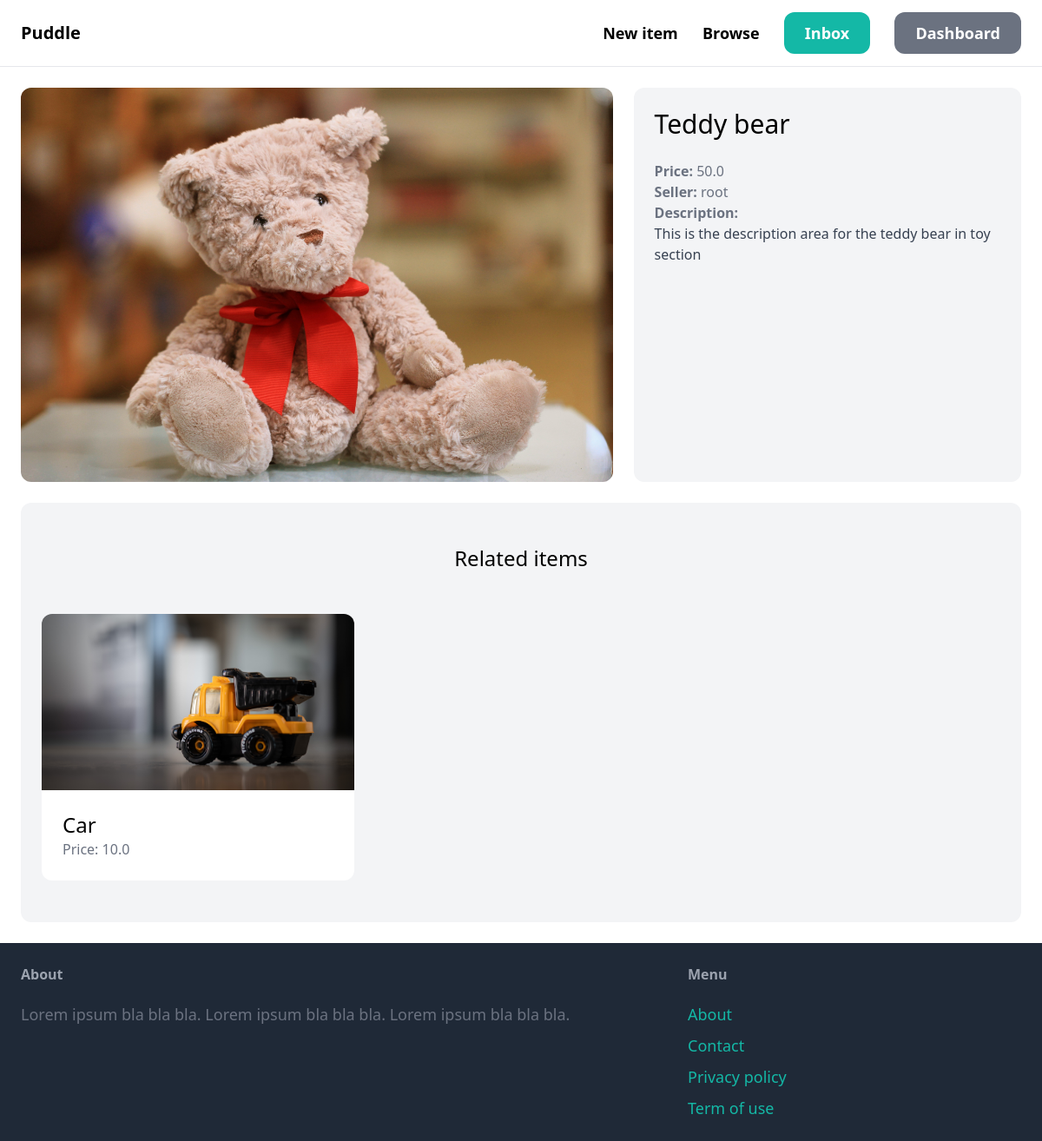
Page /items/4/ on the committed database.
### item/models.py (models this page shows)
class Item(models.Model):
    name = models.CharField(max_length=255)
    description = models.TextField(blank=True, null=True)
    price = models.FloatField()
    is_sold = models.BooleanField(default=False)
    created_at = models.DateTimeField(auto_now_add=True)
    created_by = models.ForeignKey(User, related_name="items", on_delete=models.CASCADE)
    category = models.ForeignKey(Category, related_name="items",on_delete=models.CASCADE)
    image = models.ImageField(upload_to="item_images", blank=True, null=True)

### item/views.py (the view)
# urls.py: path('<int:pk>/', views.details, name="detail")
def details(request, pk):
    item = get_object_or_404(Item, pk=pk)
    related_items = Item.objects.filter(category = item.category, is_sold=False).exclude(pk=pk)[0:3]
    return render(request, 'item/detail.html', {
        'item': item,
        'related_items': related_items,
    })

### item/templates/item/detail.html (shortened to what this page needs)
{% extends 'core/base.html' %}
{% block content %}
<div class="grid grid-cols-5 gap-6">
    <div class="col-span-3">
        <img src="{{ item.image.url }}" class="rounded-xl">
    </div>
    <div class="col-span-2 p-6 bg-gray-100 rounded-xl">
        <h1 class="mb-6 text-3xl">{{ item.name }}</h1>
        <p class="text-gray-500"><strong>Price: </strong>{{ item.price }}</p>
        <p class="text-gray-500"><strong>Seller: </strong>{{ item.created_by.username }}</p>
        {% if item.description %}
            <p class="text-gray-700">
                <strong class="text-gray-500">Description:</strong><br>
                {{ item.description }}
            </p>
        {% endif %}
    </div>
</div>
<div class="mt-6 px-6 py-12 bg-gray-100 rounded-xl">
    <h2 class="mb-12 text-2xl text-center">Related items</h2>
    <div class="grid grid-cols-3 gap-3">
        {% for item in related_items %}
            <div>
                <a href="{% url 'item:detail' item.id %}">
                    <div>
                        <img src="{{ item.image.url }}" class="rounded-t-xl">
                    </div>
                    <div class="p-6 bg-white rounded-b-xl">
                        <h2 class="text-2xl">{{ item.name }}</h2>
                        <p class="text-gray-500">Price: {{ item.price }}</p>
                    </div>
                </a>
            </div>
        {% endfor %}
    </div>
</div>
{% endblock %}

### rows in the picture
Item: image (picture), name "Teddy bear", price "50.0", created_by.username "root", description "This is the description area for the teddy bear in toy section"
Item: image (picture), name "Car", price "10.0"
